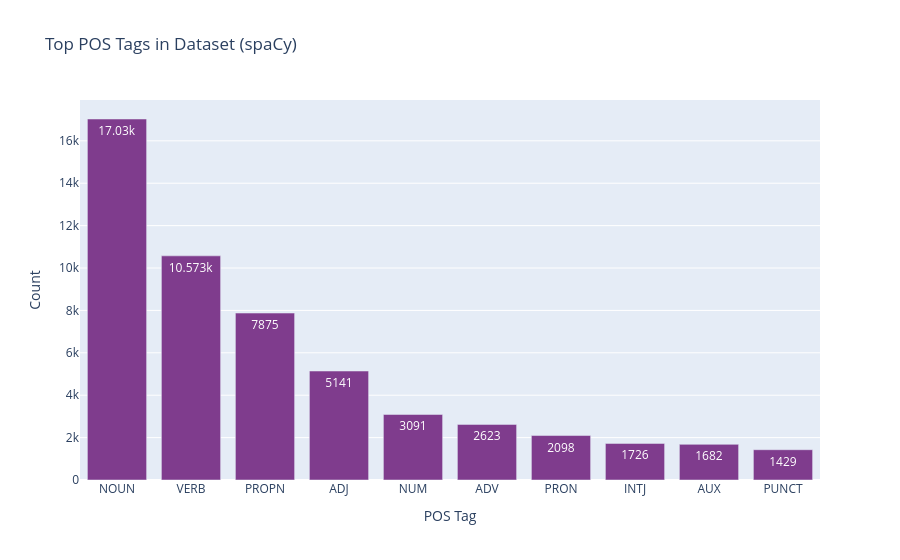

This figure's notebook cell:
### Markdown cell above
#### Visualize Top POS Tags

### Code cell
import plotly.express as px
import pandas as pd

tag_df = pd.DataFrame(tag_counts.most_common(10), columns=['POS Tag', 'Count'])

fig = px.bar(
    tag_df,
    x='POS Tag',
    y='Count',
    title='Top POS Tags in Dataset (spaCy)',
    color_discrete_sequence=px.colors.qualitative.Bold,
    text_auto=True
)

fig.show()

### Figure 1 — Plotly figure (JSON) as saved in the notebook; plotly's stock layout.template omitted (floating-point values rounded to 4 significant figures)
{"data": [{"hovertemplate": "POS Tag=%{x}<br>Count=%{y}<extra></extra>", "legendgroup": "", "marker": {"color": "rgb(127, 60, 141)", "pattern": {"shape": ""}}, "name": "", "orientation": "v", "showlegend": false, "textposition": "auto", "texttemplate": "%{y}", "type": "bar", "x": ["NOUN", "VERB", "PROPN", "ADJ", "NUM", "ADV", "PRON", "INTJ", "AUX", "PUNCT"], "xaxis": "x", "y": [17030, 10573, 7875, 5141, 3091, 2623, 2098, 1726, 1682, 1429], "yaxis": "y"}], "layout": {"barmode": "relative", "legend": {"tracegroupgap": 0}, "title": {"text": "Top POS Tags in Dataset (spaCy)"}, "xaxis": {"anchor": "y", "domain": [0, 1], "title": {"text": "POS Tag"}}, "yaxis": {"anchor": "x", "domain": [0, 1], "title": {"text": "Count"}}}}
